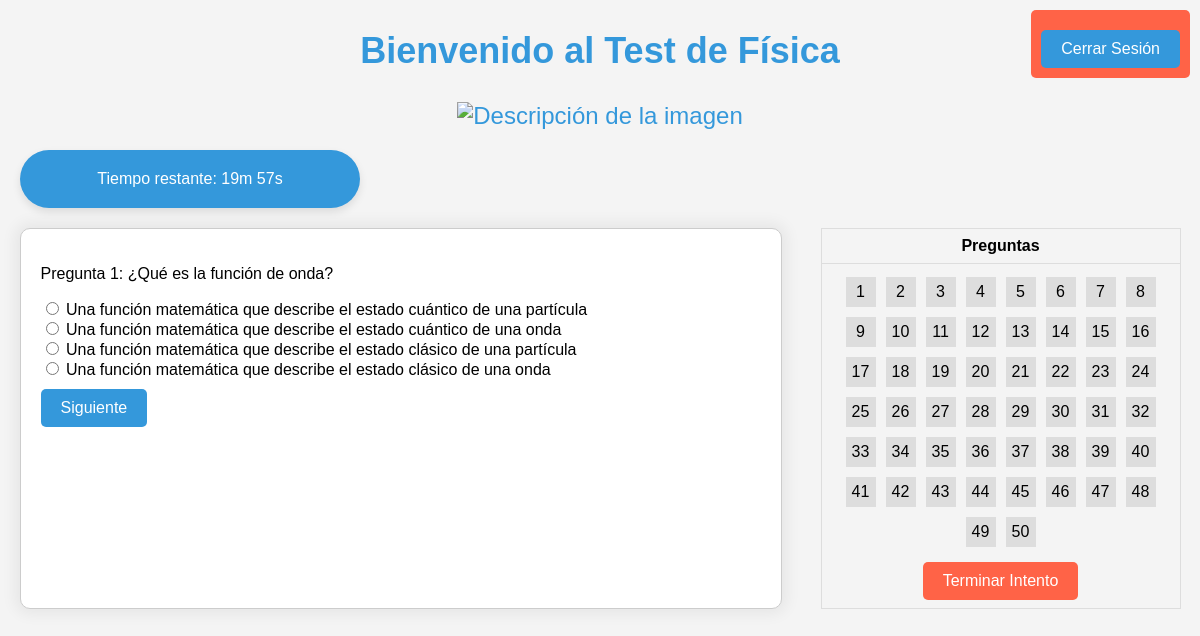
Screenshot of /preguntas_fisica.php with the database file from the repository.
### tables this page shows
CREATE TABLE `preguntas_fisica` (
  `id` int(11) NOT NULL,
  `enunciado` text NOT NULL,
  `respuesta_correcta` text NOT NULL,
  `respuesta_incorrecta1` text NOT NULL,
  `respuesta_incorrecta2` text NOT NULL,
  `respuesta_incorrecta3` text NOT NULL
);

### preguntas_fisica.php (the view, shortened to what this page needs)
<?php
require_once "conexion.php";
$materia = 'fisica';
if (empty($_SESSION['preguntas_seleccionadas'][$materia]) || count($_SESSION['preguntas_seleccionadas'][$materia]) === 0) {
    $_SESSION['preguntas_seleccionadas'][$materia] = seleccionarPreguntasAleatorias($conexion, "preguntas_$materia", 50);
}
function seleccionarPreguntasAleatorias($conexion, $tabla, $cantidad)
{
    $preguntas = [];
    $query = "SELECT * FROM $tabla ORDER BY RAND() LIMIT $cantidad";
    $result = $conexion->query($query);
    while ($row = $result->fetch_assoc()) {
        $preguntas[] = $row;
    }
    return $preguntas;
}
?>
<!DOCTYPE html>
<html lang="es">
<head>
    <link rel="stylesheet" href="preguntas.css">
</head>
<body>
<div class="cerrar-sesion">
    <form method="post" action="">
        <input class="boton" type="submit" name="cerrar_sesion" value="Cerrar Sesión">
    </form>
</div>
<div class="bienvenido">
    <h2>Bienvenido al Test de Física</h2>
    <img src="imagenes/imagenesfisica.png" alt="Descripción de la imagen" style="width: 5%; height: auto;">
</div>
<div class="temporizador" id="temporizador" style="width: 300px; margin: 20px; background-color: #3498db; color: #ffffff; border-radius: 500px; padding: 20px; text-align: center; box-shadow: 0 4px 8px rgba(0, 0, 0, 0.1);">
</div>
<div class="simulador-container">
    <?php
    if (!empty($_SESSION['preguntas_seleccionadas'][$materia])) {
        $preguntaIndex = isset($_GET['pregunta']) ? intval($_GET['pregunta']) : 0;
        $preguntaActual = $_SESSION['preguntas_seleccionadas'][$materia][$preguntaIndex];
        echo "<div class='pregunta'>";
        echo "<p>Pregunta " . ($preguntaIndex + 1) . ": " . $preguntaActual['enunciado'] . "</p>";
        echo "<form method='post' action='?pregunta=$preguntaIndex'>";
        $opciones = [
            $preguntaActual['respuesta_correcta'],
            $preguntaActual['respuesta_incorrecta1'],
            $preguntaActual['respuesta_incorrecta2'],
            $preguntaActual['respuesta_incorrecta3'],
        ];
        shuffle($opciones);
        foreach ($opciones as $opcion) {
            $checked = ($opcion == $_SESSION['respuestas'][$materia][$preguntaIndex]) ? 'checked' : '';
            echo "<input type='radio' name='respuesta_$preguntaIndex' value='$opcion' $checked> $opcion<br>";
        }
        echo "<input class='boton' type='submit' name='evaluar' value='Siguiente'>";
        echo "</form>";
        echo "</div>";
        echo "<div class='tabla-preguntas'>";
        echo "<table>";
        echo "<tr><th>Preguntas</th></tr>";
        echo "<tr><td>";
        foreach ($_SESSION['preguntas_seleccionadas'][$materia] as $key => $pregunta) {
            $respuestaSeleccionada = '';
            $claseContestada = ($respuestaSeleccionada !== '') ? ' contestada' : '';
            echo "<a href='preguntas_fisica.php?pregunta=$key' class='cuadro-pregunta$claseContestada'>" . ($key + 1) . "</a>";
        }
        echo "<form method='post' action=''>";
        echo "<input class='boton terminar' type='submit' name='terminar_intento' value='Terminar Intento'>";
        echo "</form>";
        echo "</td></tr>";
        echo "</table>";
        echo "</div>";
    } else {
        echo "<p>No hay preguntas disponibles en este momento.</p>";
    }
    ?>
</div>
</body>
</html>

### preguntas.css (style rules this page uses)
body { font-family: Arial, sans-serif; margin: 0; padding: 0; background-color: #f4f4f4; }
.cerrar-sesion { position: fixed; top: 10px; right: 10px; background-color: #ff6347; color: white; padding: 10px; border-radius: 5px; }
.bienvenido { text-align: center; margin-top: 20px; font-size: 24px; color: #3498db; }
.simulador-container { display: flex; justify-content: space-around; margin-top: 20px; }
.pregunta { width: 60%; padding: 20px; border: 1px solid #ccc; border-radius: 10px; background-color: #fff; box-shadow: 0px 0px 15px 5px rgba(0,0,0,0.06); }
.boton { display: block; margin-top: 10px; background-color: #3498db; color: white; border: none; padding: 10px 20px; text-align: center; text-decoration: none; display: inline-block; font-size: 16px; cursor: pointer; border-radius: 5px; }
.tabla-preguntas { width: 30%; }
table { width: 100%; border-collapse: collapse; }
th, td { border: 1px solid #ddd; padding: 8px; text-align: center; }
.cuadro-pregunta { display: inline-block; width: 30px; height: 30px; background-color: #ddd; text-align: center; line-height: 30px; margin: 5px; text-decoration: none; color: black; }
.terminar { margin-top: 10px; background-color: #FF6347; color: white; border: none; padding: 10px 20px; text-align: center; text-decoration: none; display: inline-block; font-size: 16px; cursor: pointer; border-radius: 5px; }

### rows the page displays
preguntas_fisica: enunciado "¿Qué es la función de onda?", respuesta_correcta "Una función matemática que describe el estado cuántico de una partícula", respuesta_incorrecta2 "Una función matemática que describe el estado cuántico de una onda", respuesta_incorrecta1 "Una función matemática que describe el estado clásico de una partícula", respuesta_incorrecta3 "Una función matemática que describe el estado clásico de una onda"

### other values shown
$preguntaIndex + 1 "1"
